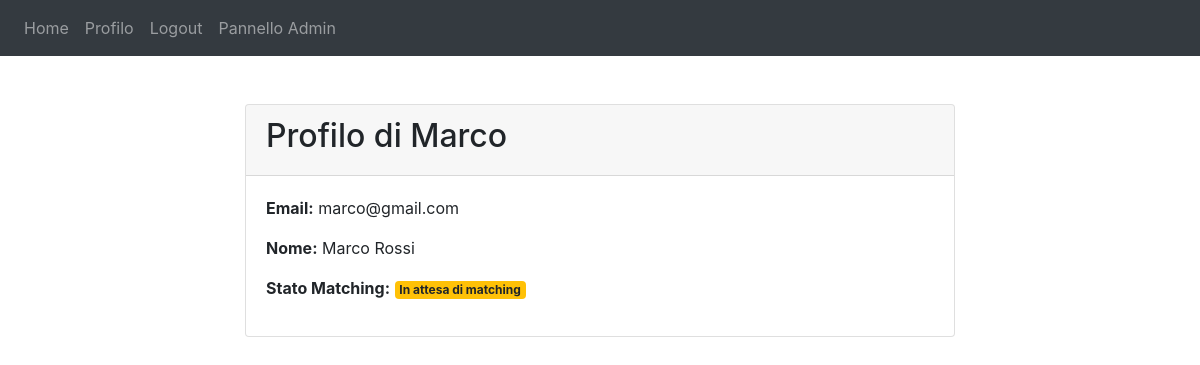
Page /profile (signed in) on the earlier database version.
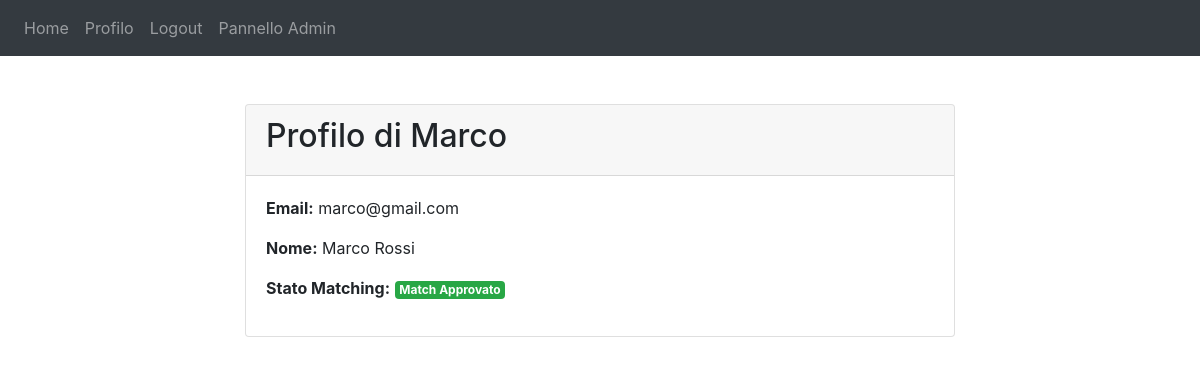
Same page on the later database version.
### website/views.py (the view)
@views.route('/profile')
@login_required
def profile():
    return render_template("profile.html", user=current_user)

### website/templates/profile.html (shortened to what this page needs)
{% extends "base.html" %}
{% block content %}
<div class="container mt-5">
    <div class="row justify-content-center">
        <div class="col-md-8">
            <div class="card">
                <div class="card-header">
                    <h2>Profilo di {{ current_user.first_name.capitalize() }}</h2>
                </div>
                <div class="card-body">
                    <p><strong>Email:</strong> {{ current_user.email }}</p>
                    <p><strong>Nome:</strong> {{ current_user.first_name.capitalize() }} {{ current_user.surname.capitalize() }}</p>
                    <p><strong>Stato Matching:</strong>
                        {% if current_user.matching_status == 0 %}
                            <span class="badge badge-success">Match Approvato</span>
                        {% elif current_user.matching_status == 5 %}
                            <span class="badge badge-info">In attesa di approvazione</span>
                        {% elif current_user.matching_status in [1, 2, 3] %}
                            <span class="badge badge-warning">In attesa di matching</span>
                        {% else %}
                            <span class="badge badge-secondary">Form non compilato</span>
                        {% endif %}
                    </p>
                </div>
            </div>
            </div>
    </div>
</div>
{% endblock %}

Differences in the rows shown:
changed User "Marco": matching_status 2 → 0 (drawn)
Other differences:
text no longer shown: "In attesa di matching"
text now shown: "Match Approvato"
